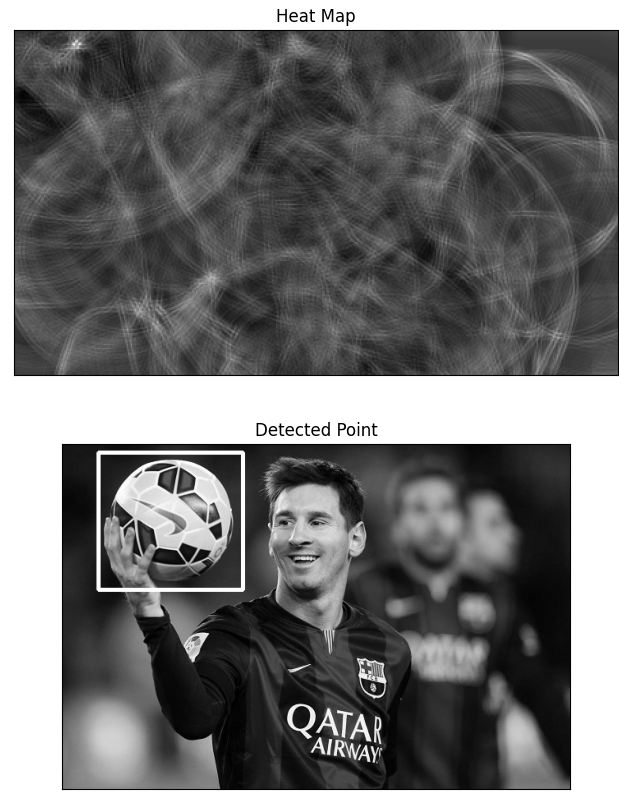

The script that drew this image:
import numpy as np
import cv2
from matplotlib import pyplot as plt

# reading the image and creating a copy to place a
# rectangle on the circle
img = cv2.imread('messi.jpg', cv2.IMREAD_GRAYSCALE)
cannyImg = cv2.Canny(img, 50, 150, L2gradient=True)
img2 = img.copy()
img = cannyImg

template = cv2.imread('circle.bmp', cv2.IMREAD_GRAYSCALE)
template = cv2.Canny(template, 50, 150, L2gradient=True)
w, h = template.shape[::-1]

# using matchTemplate() to template match
matchedRes = cv2.matchTemplate(img, template, cv2.TM_CCOEFF_NORMED)
min_val, max_val, min_loc, max_loc = cv2.minMaxLoc(matchedRes)
print(max_val, max_loc)

# these two variables represent the corners of the rectangle
top_left = max_loc
bottom_right = (top_left[0] + w, top_left[1] + h)
cv2.rectangle(img2, top_left, bottom_right, 255, 4)

# ploting the heat map with image
plt.subplot(211), plt.imshow(matchedRes, cmap = 'gray')
plt.title('Heat Map'), plt.xticks([]), plt.yticks([])
plt.subplot(212), plt.imshow(img2, cmap = 'gray', vmin=0, vmax=255)
plt.title('Detected Point'), plt.xticks([]), plt.yticks([])
plt.show()
